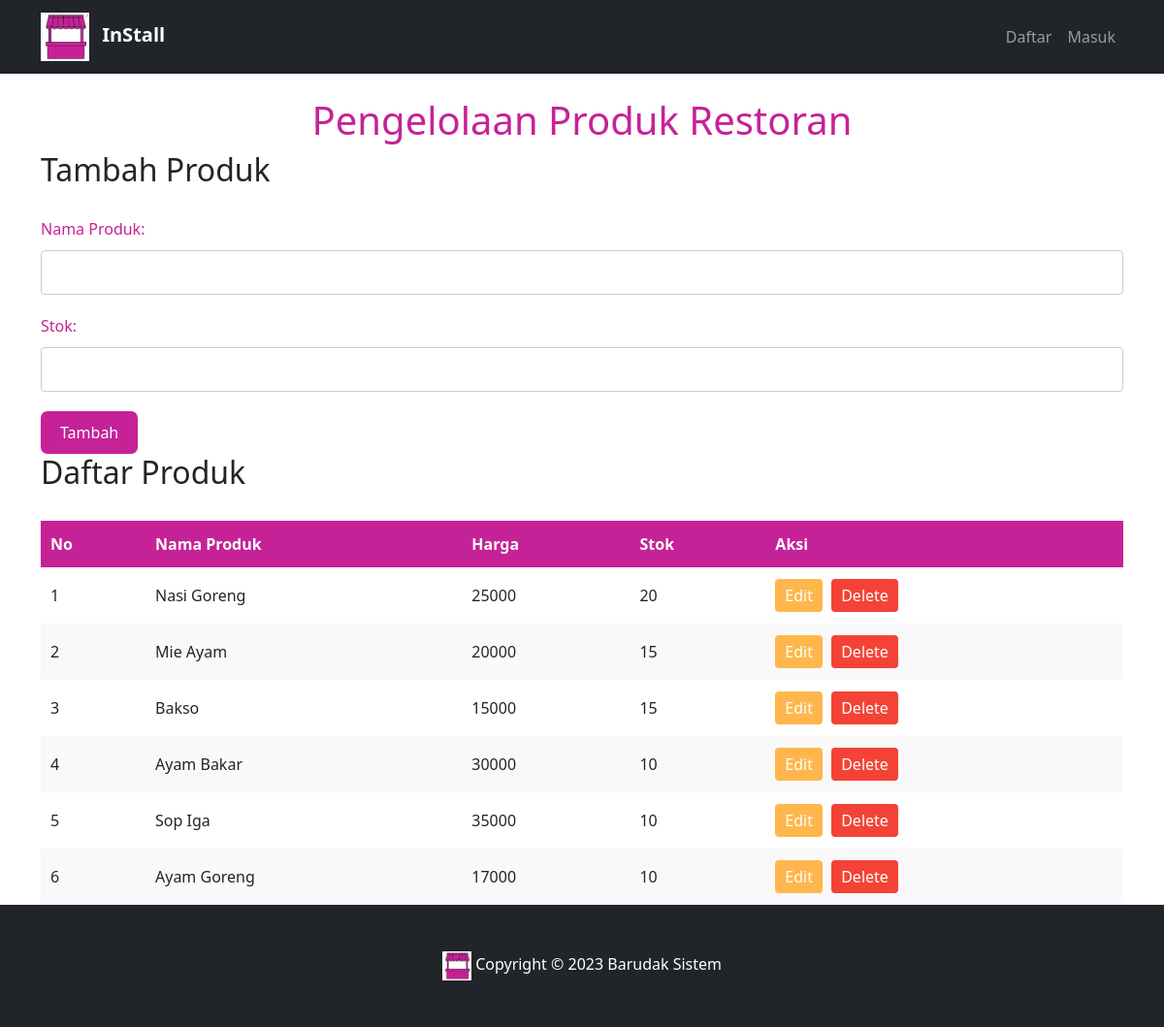
Page /pengusaha/kelola.php on the committed database.
### tables this page shows
CREATE TABLE `menu` (
  `id_menu` int(11) NOT NULL,
  `nama_menu` varchar(20) NOT NULL,
  `harga` varchar(20) NOT NULL,
  `stok` int(11) NOT NULL,
  `id` int(11) NOT NULL
);

### pengusaha/kelola.php (the view, shortened to what this page needs)
<!doctype html>
<html lang="en">
<head>
  <link href="https://cdn.jsdelivr.net/npm/bootstrap@5.1.3/dist/css/bootstrap.min.css" rel="stylesheet"
>
  <link rel="stylesheet" type="text/css" href="kelola.css">
</head>
<body>
  <nav class="navbar navbar-expand-lg navbar-dark bg-dark">
    <div class="container">
      <a class="navbar-brand" href="#">
        <img src="../img/1.png" alt="" width="50" height="50" class="me-2">
        <strong>InStall</strong>
      </a>
      <div class="collapse navbar-collapse" id="navbarNav">
        <ul class="navbar-nav ms-auto">
          <?php
              if (isset($_SESSION['email']) && $_SESSION['email'] == TRUE) {
                $email = $_SESSION['email'];
                echo '
                    <li class="nav-item">
                      <img src="logined/userimg/user-' . $idPengguna . '.jpg" class="rounded-circle" onError="this.src = \'../img/1.png\'" style="width:40px; height:40px">
                    </li>
                    <li class="nav-item">
                      <a href="../logined/profile.php" class="nav-link">' . $email . '</a>
                    </li>
                    <li class="nav-item">
                      <a href="../logout.php" class="nav-link" style="color: red;">Logout</a>
                    </li>
                    ';
              } else {
                echo "
                    <li class='nav-item'>
                      <a class='nav-link' href='../register.php'> Daftar</a>
                    </li>
                    <li class='nav-item'>
                      <a class='nav-link' href='../login.php'> Masuk</a>
                    </li>
                    ";
              }
          ?>
        </ul>
      </div>
    </div>
  </nav>
  <br>
  <div class="container">
    <h1 >Pengelolaan Produk Restoran</h1>
    <h2>Tambah Produk</h2>
    <form id="tambah-form" method="POST" action="updateStok.php" >
      <label for="nama">Nama Produk:</label>
      <input type="text" id="nama" name="nama" required>
      <label for="stok">Stok:</label>
      <input type="number" id="stok" name="stok" required>
      <input type="submit" value="Tambah">
    </form>
    <h2>Daftar Produk</h2>
    <table id="daftar-bahan-baku">
      <thead>
        <tr>
          <th>No</th>
          <th>Nama Produk</th>
          <th>Harga</th>
          <th>Stok</th>
          <th>Aksi</th>
        </tr>
      </thead>
      <tbody>
      <?php
        require "../connect.php";
        $sql = mysqli_query($conn, "SELECT * FROM menu");
        $count = mysqli_num_rows($sql);
          if($count > 0) {
          while ($fetchData =  mysqli_fetch_array($sql)) {
            $idM = $fetchData['id_menu'];
            $namaM = $fetchData['nama_menu'];
            $hargaM = $fetchData['harga'];
            $stokM = $fetchData['stok'];
            echo "
            <tr>
              <td>$idM</td>
              <td>$namaM</td>
              <td>$hargaM</td>
              <td>$stokM</td>
              <td>
            <button class='edit-btn' onclick='editItem($stokM)'>Edit</button>
            <button class='delete-btn' onclick='deleteItem($stokM)'>Delete</button>
          </td>
        </tr>";
          }}
          ?>
      </tbody>
    </table>
  </div>
  <footer class="bg-dark p-5 position-sticky top-100">
    <div class="container">
      <div class="row">
        <div class="col" style="text-align: center;">
          <img src="../img/1.png" style="width: 30px;">
          <span style="color: white;">Copyright &copy; 2023 Barudak Sistem</span>
        </div>
      </div>
    </div>
  </footer>
</body>
</html>

### pengusaha/kelola.css (style rules this page uses)
h1 { color: #c62298; text-align: center; animation: fade-in 1s ease; }
form { margin-top: 30px; animation: fade-in 1s ease; }
label { display: block; margin-bottom: 10px; color: #c62298; }
input[type="text"], input[type="number"] { width: 100%; padding: 10px; border: 1px solid #ccc; border-radius: 4px; margin-bottom: 20px; }
input[type="submit"] { background-color: #c62298; color: #fff; border: none; padding: 10px 20px; font-size: 16px; cursor: pointer; transition: background-color 0.3s ease; border-radius: 5pt; }
table { width: 100%; margin-top: 30px; border-collapse: collapse; animation: fade-in 1s ease; }
th, td { padding: 12px 10px; text-align: left; }
th { background-color: #c62298; color: #fff; }
tr:nth-child(even) { background-color: #f9f9f9; }
.edit-btn, .delete-btn { padding: 5px 10px; color: #fff; border: none; border-radius: 4px; cursor: pointer; transition: background-color 0.3s ease; }
.edit-btn { background-color: #ffb74d; margin-right: 5px; }
.delete-btn { background-color: #f44336; }

### pengusaha/kelola.php (style rules this page uses)
h1 { color: #c62298; text-align: center; animation: fade-in 1s ease; }
th { background-color: #c62298; color: #fff; }
input[type="submit"] { background-color: #c62298; color: #fff; border: none; padding: 10px 20px; font-size: 16px; cursor: pointer; transition: background-color 0.3s ease; border-radius: 5pt; }

### rows in the picture
menu: id_menu "1", nama_menu "Nasi Goreng", harga "25000", stok "20"
menu: id_menu "2", nama_menu "Mie Ayam", harga "20000", stok "15"
menu: id_menu "3", nama_menu "Bakso", harga "15000", stok "15"
menu: id_menu "4", nama_menu "Ayam Bakar", harga "30000", stok "10"
menu: id_menu "5", nama_menu "Sop Iga", harga "35000", stok "10"
menu: id_menu "6", nama_menu "Ayam Goreng", harga "17000", stok "10"
